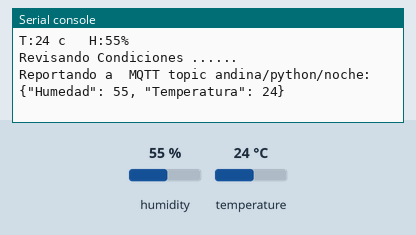
This program was run on a simulated ESP32 board running MicroPython. On the bench: the last lines printed to the serial console. The test bench sets the inputs (shaded band); at power-on: humidity 55 %, temperature 24 °C. No MQTT or app messages arrive unless stated; the clock reads 2024-03-15 10:24:30 at power-on unless the program sets it.

Above: at 2.8 s.
2.9 s: humidity set to 22 %
At 6.1 s:
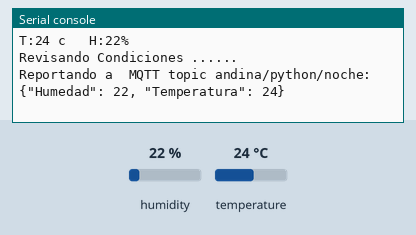
6.8 s: temperature set to 12 °C
At 8.8 s:
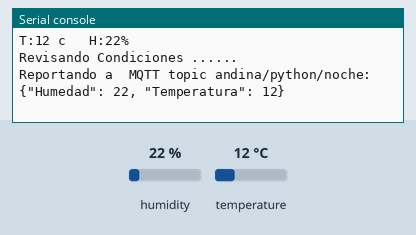
10.7 s: humidity set to 40 %
At 11.5 s:
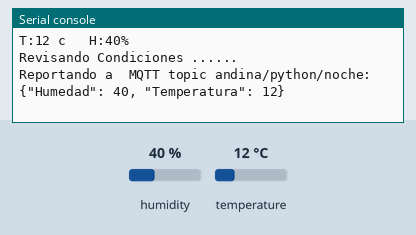
Timing chart, 0 to 13.7 s (numbered marks = the images above; inputs shaded):
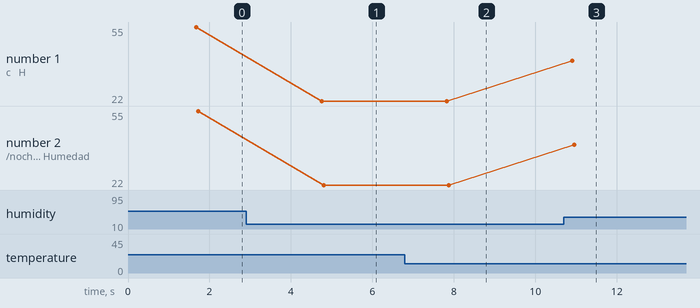

The program:

mqtt_pub_2023v2.py
```python
from machine import Pin, ADC
from utime import sleep, sleep_ms
from dht import DHT11
import ujson
from umqtt.simple import MQTTClient
import network, time, urequests

s_dht= DHT11(Pin(2))

# MQTT Server Parameters
MQTT_CLIENT_ID = "hugo1234567890"
MQTT_BROKER    = "broker.hivemq.com"
#MQTT_BROKER    = "192.168.20.25"  #  en docker apuntar al host local
MQTT_USER      = ""
MQTT_PASSWORD  = ""
MQTT_TOPIC     = "andina/python/noche"

def conectaWifi (red, password):
      global miRed
      miRed = network.WLAN(network.STA_IF)
      if not miRed.isconnected():              #Si no está conectado…
          miRed.active(True)                   #activa la interface
          miRed.connect(red, password)         #Intenta conectar con la red
          print('Conectando a la red', red +"…")
          timeout = time.time ()
          while not miRed.isconnected():           #Mientras no se conecte..
              if (time.ticks_diff (time.time (), timeout) > 10):
                  return False
      return True


#if conectaWifi ("Claro_6683E8", "EeX/Stt3w4NQr9ColQI/fQ=="):
if conectaWifi ("Hugo", "Hupe6493"):

    print ("Conexión exitosa!")
    print('Datos de la red (IP/netmask/gw/DNS):', miRed.ifconfig())


    print("Conectando a  MQTT server... ",MQTT_BROKER,"...", end="")
    client = MQTTClient(MQTT_CLIENT_ID, MQTT_BROKER, user=MQTT_USER, password=MQTT_PASSWORD)
    client.connect()

    print("Conectado!")


    while True:
        s_dht.measure()
        tem = s_dht.temperature()
        hum = s_dht.humidity()
        print("T:{} c   H:{}% ".format(tem,hum))
        sleep_ms(50)


        print("Revisando Condiciones ...... ")
        message = ujson.dumps({
        "Humedad": hum,
        "Temperatura": tem,
        })


        print("Reportando a  MQTT topic {}: {}".format(MQTT_TOPIC, message))
        client.publish(MQTT_TOPIC, message)
        nuevo_dato = message


        time.sleep(3)


else:
       print ("Imposible conectar")
       miRed.active (False)
```

Measured:
- after the input at 2.9 s, the serial console: prints a new line after 1.9 s (image 1)
- after the input at 6.8 s, the serial console: prints a new line after 1.0 s (image 2)
- after the input at 10.7 s, the serial console: prints a new line after 0.21 s (image 3)
- plotted number 1: 55 → 22 after the input at 2.9 s, 22 → 40 after the input at 10.7 s
- plotted number 2: 55 → 22 after the input at 2.9 s, 22 → 40 after the input at 10.7 s
